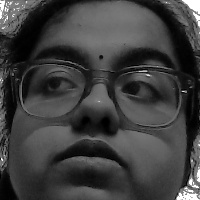
#> input picture data/dataset/2025MS027_Ushosree_Raha/0090.jpg, 200 x 200 px, found by its file name; its folder holds only this picture in this run
$ jupyter execute --allow-errors Method.ipynb
#> lines starting #> are read from the running program, lines starting #| are printed output that depends on the picture
[cell 1]
import os
import cv2
import numpy as np
import matplotlib.pyplot as plt
import random
import pandas as pd
import seaborn as sns

from sklearn.model_selection import train_test_split
from sklearn.metrics import accuracy_score, classification_report, confusion_matrix
from sklearn.decomposition import PCA
from sklearn.svm import SVC
from sklearn.discriminant_analysis import LinearDiscriminantAnalysis as LDA

[cell 2]
def load_dataset(path, image_size=(100, 100)):
#> called with path = 'dataset', image_size = (100, 100)
    faces = []
    labels = []

    label = 0

    for person in sorted(os.listdir(path)):
        person_path = os.path.join(path, person)

        if not os.path.isdir(person_path):
            continue

        for img_name in os.listdir(person_path):
            img_path = os.path.join(person_path, img_name)

            img = cv2.imread(img_path, cv2.IMREAD_GRAYSCALE)
#> img is the input picture: shape (200, 200); min 0, max 255, mean 63.2
            img = cv2.resize(img, image_size)
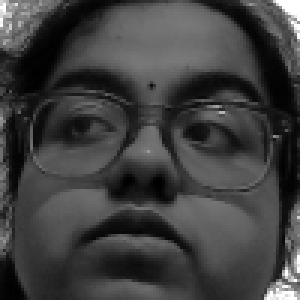
#> img: shape (100, 100) (shown 3 times larger); min 0, max 255, mean 63.3

            faces.append(img)
            labels.append(label)

        label += 1

    return np.array(faces), np.array(labels)

dataset_path = "dataset"  # Update this path
X, y = load_dataset(dataset_path)
#> y = [0, 1]

print("Dataset shape:", X.shape)
#| Dataset shape: (2, 100, 100)

[cell 3]
def show_random_faces(X, y, n=10):
    plt.figure(figsize=(15, 4))

    indices = random.sample(range(len(X)), n)

    for i, idx in enumerate(indices):
        plt.subplot(1, n, i + 1)
        plt.imshow(X[idx], cmap='gray')
        plt.title(f"Label: {y[idx]}")
        plt.axis('off')

    plt.show()

#> (the rest of this cell did not finish here and is left out)

[cell 4]
def show_faces_per_person(X, y, persons=5, images_per_person=5):
#> called with X = array of shape (2, 100, 100), y = array of shape (2,), persons = 5, images_per_person = 5
    unique_labels = np.unique(y)
#> unique_labels = [0, 1]

    plt.figure(figsize=(12, 8))

    for i, label in enumerate(unique_labels[:persons]):
        idxs = np.where(y == label)[0][:images_per_person]

        for j, idx in enumerate(idxs):
            plt.subplot(persons, images_per_person, i * images_per_person + j + 1)
            plt.imshow(X[idx], cmap='gray')
            plt.axis('off')

            if j == 0:
                plt.ylabel(f"Person {label}")
#> this loop made 2 passes
#> (label, idxs) on passes 1 to 2: (0, [0]), (1, [1])

    plt.show()
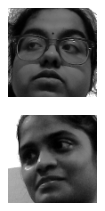
#> figure drawn by matplotlib, 2 panels

show_faces_per_person(X, y)
